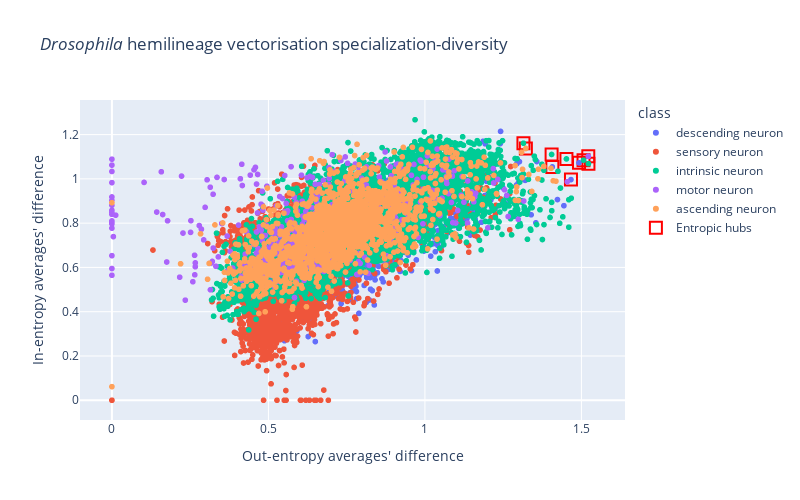

Notebook code for this chart:
### Code cell
# to_plot = meta_df.copy(True).reset_index()
# to_plot = to_plot.join(all_hemi_entropies, on='bodyId')

cellclass_string= 'class'
toplot_class_filtered_df[cellclass_string] = toplot_class_filtered_df[cellclass_string].astype(str)


# ud = 'ds'

fig = px.scatter(toplot_class_filtered_df, x=f"out_diff_ds", y=f"in_diff_us", color=cellclass_string, 
                 hover_data=['bodyId'], labels={f'out_diff_ds':"Out-entropy averages' difference", f'in_diff_us':"In-entropy averages' difference"},
                 title=f'<i>Drosophila</i> hemilineage vectorisation specialization-diversity')

# cellclass_entropy_hubs = ent_diff_hubs(all_entropies=all_hemi_entropies, \
#                                        ud=ud,trunc=10).index.values

# ent_hub_df = to_plot[to_plot.bodyId.isin(cellclass_entropy_hubs)].copy(True)

fig.add_trace(go.Scatter(
    x = ent_hub_df[f'out_diff_ds'],
    y = ent_hub_df[f'in_diff_us'],
    mode='markers',
    marker=dict(
        size=12,
        color='red',
        line=dict(width=2, color='red'),
        symbol= 'square-open' #117
    ),
    # fillcolor='red',
    hovertext=ent_hub_df.bodyId,
    name='Entropic hubs'

))

# L = 10126
# R = 10118

# ids_to_inspect = [26720, 22412, 14007, 16082, 15993]
# cellclass_entropy_toinspect = all_hemi_entropies.loc[ids_to_inspect]

# ent_inspect_df = to_plot[to_plot.bodyId.isin(ids_to_inspect)].copy(True)

# fig.add_trace(go.Scatter(
#     x = ent_inspect_df[f'out_diff_{ud}'],
#     y = ent_inspect_df[f'in_diff_{ud}'],
#     mode='markers',
#     marker=dict(
#         size=12,
#         color='white',
#         line=dict(width=2, color='red'),
#         symbol= '0' #117
#     ),
#     # fillcolor='red',
#     hovertext=ent_inspect_df.bodyId,
#     name='Ids to inspect'

# ))

fig.update_layout()




full_fig = fig.full_figure_for_development(warn=False)
xrange = full_fig.layout.xaxis.range
yrange = full_fig.layout.yaxis.range
fig.update_layout(xaxis_range=xrange, yaxis_range=yrange,
                      autosize=False,
                      width=800,
                      height=500,)


fig.show()

if save_things:
    fig.write_html(f"../figures/distributions_vis/drosophila_hemi_sd_distributions.html")

### Figure 1 — Plotly figure (JSON) as saved in the notebook; plotly's stock layout.template omitted (floating-point values rounded to 4 significant figures; data arrays with more than 128 entries replaced by an {"elided": "..."} marker saying what was removed)
{"data": [{"customdata": {"elided": "1322x1 int values"}, "hovertemplate": "class=descending neuron<br>Out-entropy averages' difference=%{x}<br>In-entropy averages' difference=%{y}<br>bodyId=%{customdata[0]}<extra></extra>", "legendgroup": "descending neuron", "marker": {"color": "#636efa", "symbol": "circle"}, "mode": "markers", "name": "descending neuron", "showlegend": true, "type": "scattergl", "x": {"elided": "1322 float values"}, "xaxis": "x", "y": {"elided": "1322 float values"}, "yaxis": "y"}, {"customdata": {"elided": "5738x1 int values"}, "hovertemplate": "class=sensory neuron<br>Out-entropy averages' difference=%{x}<br>In-entropy averages' difference=%{y}<br>bodyId=%{customdata[0]}<extra></extra>", "legendgroup": "sensory neuron", "marker": {"color": "#EF553B", "symbol": "circle"}, "mode": "markers", "name": "sensory neuron", "showlegend": true, "type": "scattergl", "x": {"elided": "5738 float values"}, "xaxis": "x", "y": {"elided": "5738 float values"}, "yaxis": "y"}, {"customdata": {"elided": "12887x1 int values"}, "hovertemplate": "class=intrinsic neuron<br>Out-entropy averages' difference=%{x}<br>In-entropy averages' difference=%{y}<br>bodyId=%{customdata[0]}<extra></extra>", "legendgroup": "intrinsic neuron", "marker": {"color": "#00cc96", "symbol": "circle"}, "mode": "markers", "name": "intrinsic neuron", "showlegend": true, "type": "scattergl", "x": {"elided": "12887 float values"}, "xaxis": "x", "y": {"elided": "12887 float values"}, "yaxis": "y"}, {"customdata": {"elided": "705x1 int values"}, "hovertemplate": "class=motor neuron<br>Out-entropy averages' difference=%{x}<br>In-entropy averages' difference=%{y}<br>bodyId=%{customdata[0]}<extra></extra>", "legendgroup": "motor neuron", "marker": {"color": "#ab63fa", "symbol": "circle"}, "mode": "markers", "name": "motor neuron", "showlegend": true, "type": "scattergl", "x": {"elided": "705 float values"}, "xaxis": "x", "y": {"elided": "705 float values"}, "yaxis": "y"}, {"customdata": {"elided": "1861x1 int values"}, "hovertemplate": "class=ascending neuron<br>Out-entropy averages' difference=%{x}<br>In-entropy averages' difference=%{y}<br>bodyId=%{customdata[0]}<extra></extra>", "legendgroup": "ascending neuron", "marker": {"color": "#FFA15A", "symbol": "circle"}, "mode": "markers", "name": "ascending neuron", "showlegend": true, "type": "scattergl", "x": {"elided": "1861 float values"}, "xaxis": "x", "y": {"elided": "1861 float values"}, "yaxis": "y"}, {"hovertext": [12539, 13297, 13365, 14607, 14746, 17361, 22640, 27771, 30416, 176792], "marker": {"color": "red", "line": {"color": "red", "width": 2}, "size": 12, "symbol": "square-open"}, "mode": "markers", "name": "Entropic hubs", "type": "scatter", "x": [1.323, 1.522, 1.492, 1.452, 1.507, 1.315, 1.522, 1.407, 1.405, 1.467], "y": [1.137, 1.102, 1.072, 1.09, 1.084, 1.161, 1.069, 1.054, 1.11, 0.9968]}], "layout": {"autosize": false, "height": 500, "legend": {"title": {"text": "class"}, "tracegroupgap": 0}, "title": {"text": "<i>Drosophila</i> hemilineage vectorisation specialization-diversity"}, "width": 800, "xaxis": {"anchor": "y", "domain": [0, 1], "range": [-0.1019, 1.639], "title": {"text": "Out-entropy averages' difference"}}, "yaxis": {"anchor": "x", "domain": [0, 1], "range": [-0.08921, 1.356], "title": {"text": "In-entropy averages' difference"}}}}
